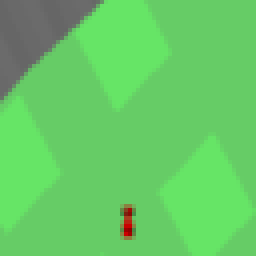
#> input picture Car_RacingAhmad/Preprocessed_Data/train/Input_images/images_folder/00003264.png, 64 x 64 px (shown 4 times larger); its folder holds only this picture in this run
$ jupyter execute --allow-errors Gaussian_Noise_Adder.ipynb
#> lines starting #> are read from the running program, lines starting #| are printed output that depends on the picture
[cell 1]
import os
from PIL import Image
import os
import cv2
import matplotlib.pyplot as plt
import matplotlib.image as mpimg
import numpy as np
# Path to the directory containing the images
directory = './Preprocessed_Data/train/Input_images/images_folder'
noise_direct='./Preprocessed_Data_noise/train/Input_images/images_folder'
os.makedirs(noise_direct, exist_ok=True)

# Iterate over all files in the directory
for filename in os.listdir(directory):
    # Check if the file is an image
    if filename.endswith(".jpg") or filename.endswith(".png") or filename.endswith(".jpeg"):
        # Open the image using PIL
        image_path = os.path.join(directory, filename)
        image = Image.open(image_path)
#> image is the input picture: PIL image 64x64 RGBA; mean R, G, B, A 102.5, 202.2, 101.8, 255
        image_array=np.asarray(image)
        #print(image_array.shape)

        noise = np.random.normal(scale=10, size=image_array.shape)
        noisy_image_array = image_array + noise
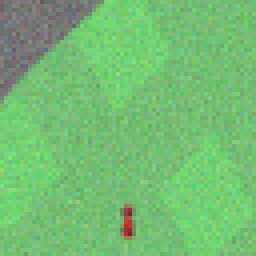
#> noisy_image_array: shape (64, 64, 4) float64 (shown 4 times larger); mean R, G, B, A 102.4, 202.1, 101.7, 255; transparent parts drawn white
        noisy_image_array = np.clip(noisy_image_array, 0, 255).astype(np.uint8)
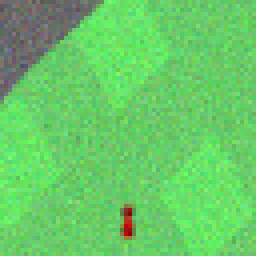
#> noisy_image_array: shape (64, 64, 4) (shown 4 times larger); mean R, G, B, A 101.9, 201.6, 101.2, 250.8; transparent parts drawn white
        noisy_image=Image.fromarray(noisy_image_array)
        #noisy_image.show()

        output_path = os.path.join(noise_direct, filename)

        noisy_image.save(output_path)
        # Do something with the image
        # For example, display the image
        #image.show()

[cell 2]
import os
from PIL import Image
import os
import cv2
import matplotlib.pyplot as plt
import matplotlib.image as mpimg
import numpy as np
# Path to the directory containing the images
directory = './Preprocessed_Data/test/Input_images/images_folder'
noise_direct='./Preprocessed_Data_noise/test/Input_images/images_folder'
os.makedirs(noise_direct, exist_ok=True)

# Iterate over all files in the directory
for filename in os.listdir(directory):
    # Check if the file is an image
    print(filename)
    if filename.endswith(".jpg") or filename.endswith(".png") or filename.endswith(".jpeg"):
        # Open the image using PIL
        image_path = os.path.join(directory, filename)
        image = Image.open(image_path)
        image_array=np.asarray(image)
        print(image_array.shape)
#| (64, 64, 4)

$ run again, on Car_RacingAhmad/Preprocessed_Data/train/Input_images/images_folder/00007674.png
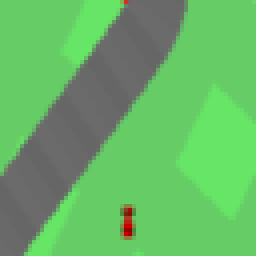
#> input picture Car_RacingAhmad/Preprocessed_Data/train/Input_images/images_folder/00007674.png, 64 x 64 px (shown 4 times larger)
#> image is the input picture: PIL image 64x64 RGBA; mean R, G, B, A 103, 180, 102.3, 255
#> `noisy_image_array = image_array + noise`:
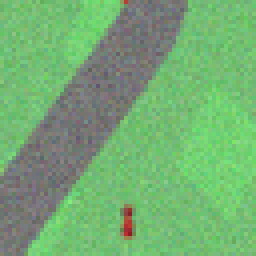
#> noisy_image_array: shape (64, 64, 4) float64 (shown 4 times larger); mean R, G, B, A 103, 179.9, 102.2, 255; transparent parts drawn white
#> `noisy_image_array = np.clip(noisy_image_array, 0, 255).astype(np.uint8)`:
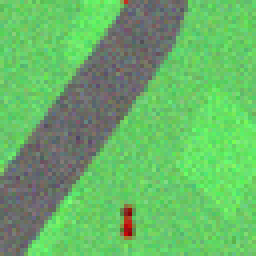
#> noisy_image_array: shape (64, 64, 4) (shown 4 times larger); mean R, G, B, A 102.5, 179.4, 101.7, 250.8; transparent parts drawn white
#| (64, 64, 4)
